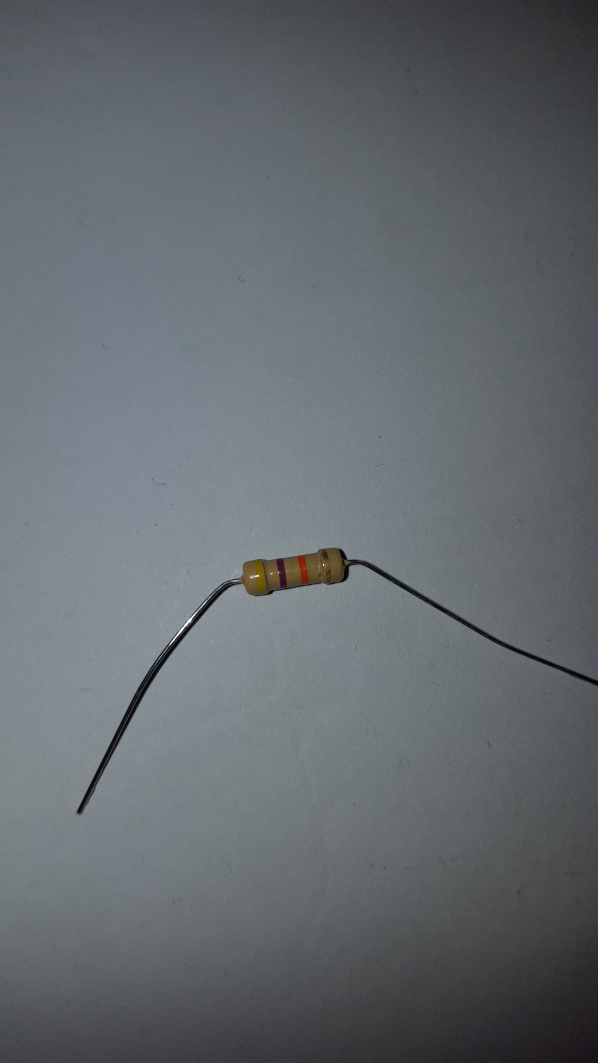
#> input picture resistor_1.jpg, 2988 x 5312 px (shown at 1/5 size)
$ python resistor_identifier.py   (Python 2 division)
#> lines starting #> are read from the running program, lines starting #| are printed output that depends on the picture; after the words box and inside, x2 and y2 are one past the last pixel; in counts of white or black regions, pixels touching at a corner belong together
#!/usr/bin/env python
import numpy as np
import math
import cv2
from time import sleep

# global variables
non_zero_pix = []
top_vals = []
color = []
top_colors_array = []
cx = []
cy = []


def process_image(input_image):

#> called with input_image = 'resistor_1.jpg'
    res = cv2.imread(input_image)
#> res is the input picture: shape (5312, 2988, 3); mean B, G, R 111, 106.1, 100

    res = cv2.resize(res, (640, 480))
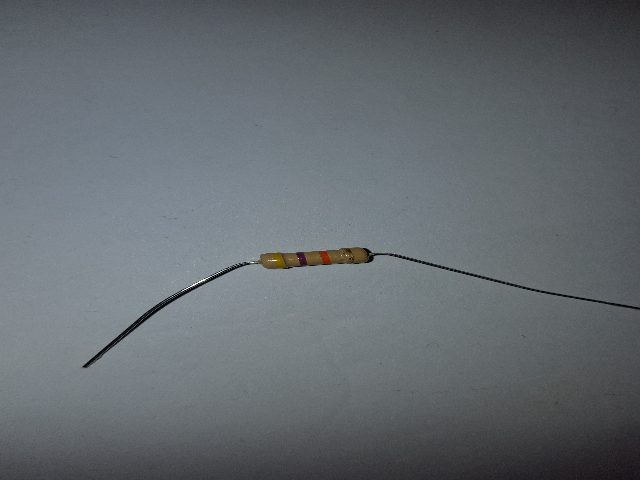
#> res: shape (480, 640, 3); mean B, G, R 110.9, 106, 99.9
    # structuring element, similar to se = ones(5, 5) in MatLab
    kernel = cv2.getStructuringElement(cv2.MORPH_RECT, (7, 7))
    # filter out noise (e.g. white glare/reflection)
    # res = cv2.GaussianBlur(res, (3, 3), 0)
    cv2.waitKey(0)
    gray_res = cv2.cvtColor(res, cv2.COLOR_BGR2GRAY)
    canny_res = cv2.Canny(gray_res, 100, 200)
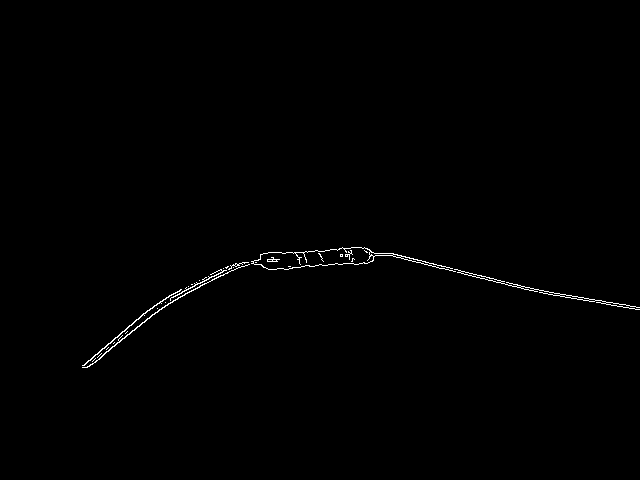
#> canny_res: shape (480, 640); 0.51% white in thin lines or dots, all inside (x1, y1, x2, y2) = (82, 247, 640, 368)

    # dilate edged image
    dilated_res = cv2.dilate(canny_res, kernel)
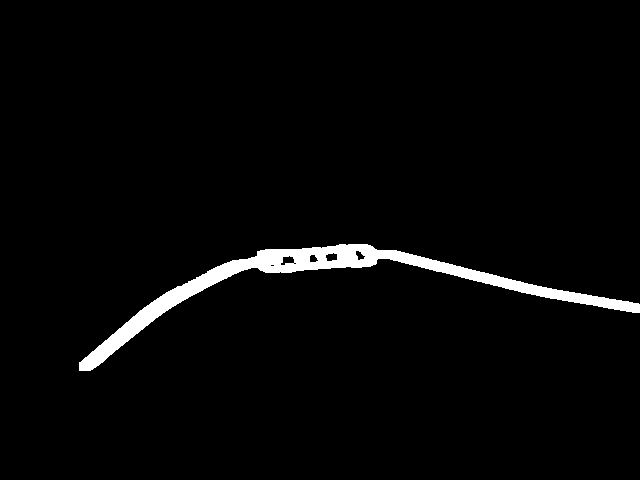
#> dilated_res: shape (480, 640); 2.7% white; 1 white region, box (x1, y1, x2, y2) and area: (79, 244, 640, 371) 8263
    # closing dilated image
    closed_res = cv2.morphologyEx(dilated_res, cv2.MORPH_CLOSE, kernel)
#> closed_res: shape (480, 640); 2.8% white; 1 white region, box (x1, y1, x2, y2) and area: (79, 244, 640, 371) 8508
    # eroding image to get back to normal size
    eroded_res = cv2.erode(closed_res, kernel, iterations = 3)
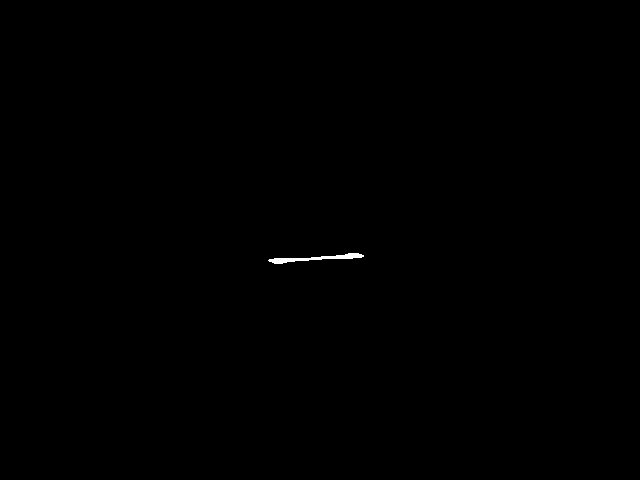
#> eroded_res: shape (480, 640); 0.12% white; 1 white region, box (x1, y1, x2, y2) and area: (268, 253, 364, 264) 373
    # binary filtered image
    filtered_res = cv2.dilate(eroded_res, kernel)
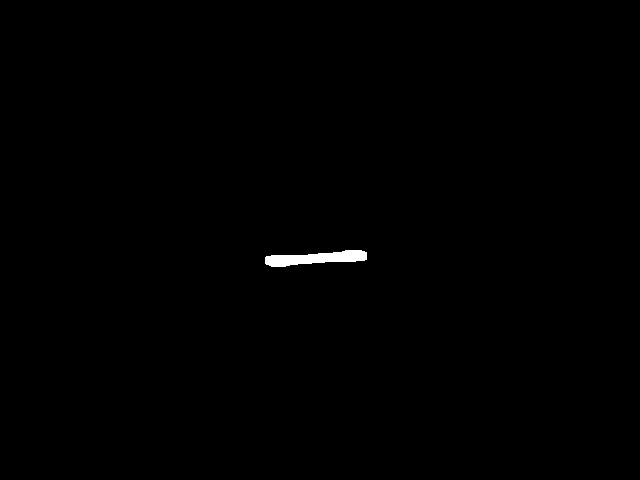
#> filtered_res: shape (480, 640); 0.34% white; 1 white region, box (x1, y1, x2, y2) and area: (265, 250, 367, 267) 1051
    # original image with the filtered image as a binary mask
    mask = filtered_res
    final_res = cv2.bitwise_and(res, res, mask = mask)

# [16 lines of commented-out code are left out]

    cv2.imwrite('final_filtered_res.jpg', final_res)

    identify_colors(final_res)


def identify_colors(processed_image):

    # openCV represents images as NumPy arrays in reverse-color-order
    # each entry in the list below is a tuple of two values, lower and upper limits
    # e.g. red: 100 <= R <= 200, 15 <= G <= 56, 17 <= B <= 50
    color_bounds = [
        ([0, 0, 0], [32, 32, 32]),               # black
        ([50, 70, 80], [80, 100, 120]),          # brown
        ([17, 15, 100], [50, 56, 200]),          # red
        ([0, 75, 200], [51, 153, 255]),          # orange
        ([0, 146, 190], [62, 210, 250]),         # yellow
        ([110, 90, 70], [140, 125, 120]),        # green
        ([86, 31, 4], [220, 88, 50]),            # blue
        ([51, 30, 100], [255, 90, 170]),         # violet
        ([120, 120, 120], [160, 160, 160]),      # gray
        ([161, 161, 161], [255, 255, 255]),      # white
        ([30, 70, 70], [50, 110, 130]),         # gold
        ([180, 180, 180], [195, 195, 195])]      # silver

    global non_zero_pix
    global top_vals
    global color
    global top_colors_array
    global cx, cy
    count = 0
    current_num_pix = 0
    past_num_pix = 0

    for (lower, upper) in color_bounds:

        if count == 0:
            color.append('black')
        elif count == 1:
            color.append('brown')
        elif count == 2:
            color.append('red')
        elif count == 3:
            color.append('orange')
        elif count == 4:
            color.append('yellow')
        elif count == 5:
            color.append('green')
        elif count == 6:
            color.append('blue')
        elif count == 7:
            color.append('violet')
        elif count == 8:
            color.append('gray')
        elif count == 9:
            color.append('white')
        elif count == 10:
            color.append('gold')
        elif count == 11:
            color.append('silver')

        # create NumPy arrays from bounds
        lower = np.array(lower, dtype = "uint8")
        upper = np.array(upper, dtype = "uint8")

        # find colors within specified bounds and apply the mask
        mask = cv2.inRange(processed_image, lower, upper)
        identified_colors = cv2.bitwise_and(processed_image, processed_image, mask = mask)

        # count non-zero pixels in each colored image
        identified_colors_gray = cv2.cvtColor(identified_colors, cv2.COLOR_BGR2GRAY)
        non_zero_pix.append(cv2.countNonZero(identified_colors_gray))

        # compute center of mass
        if non_zero_pix[count] > 0:
            ret, identified_colors_binary = cv2.threshold(identified_colors_gray, 0, 255, cv2.THRESH_BINARY)
            moments = cv2.moments(identified_colors_binary)
            cx.append(int(moments['m10'] / moments['m00']))
            cy.append(int(moments['m01'] / moments['m00']))
        else:
            cx.append(0)
            cy.append(0)

        # show the images
        print('current color: '), color[count]
        print('pixel count '), non_zero_pix[count]
        print('center column of pixels: '), cx[count]
        print
        cv2.imshow('Identified Colors Images', np.hstack([processed_image, identified_colors]))
        cv2.waitKey(0)
    	count += 1
#> this loop made 12 passes
#> (printed output is left out)
#> pass 1, in identify_colors, `ret, identified_colors_binary = cv2.threshold(identified_colors_gray, ..`:
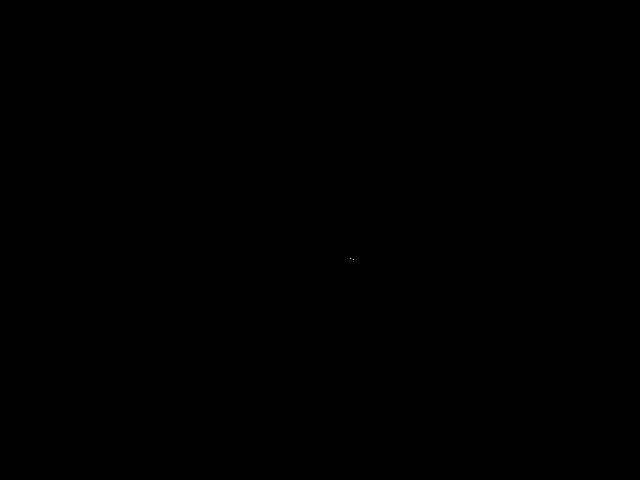
#> identified_colors_binary: shape (480, 640); 0% white in thin lines or dots, all inside (x1, y1, x2, y2) = (350, 258, 354, 260)
#> after the loop: identified_colors_binary: shape (480, 640); 0% white in thin lines or dots, all inside (x1, y1, x2, y2) = (268, 260, 269, 261)
#> after the loop, color = ['black', 'brown', 'red', 'orange', 'yellow', 'green', 'blue', 'violet', 'gray', 'white', 'gold', 'silver']; count = 12; cx = [351, 302, 324, 0, 0, 0, 0, 314, 269, 283, 322, 268]; cy = [258, 257, 256, 0, 0, 0, 0, 257, 260, 259, 257, 260]; non_zero_pix = [2, 209, 5, 0, 0, 0, 0, 62, 1, 9, 448, 1]


    # ignore black, gray, & white
    # TO-DO: filter out white glare in original image
    non_zero_pix[0] = 0
    non_zero_pix[8] = 0
    non_zero_pix[9] = 0

    # sort out top 3 colors found
    top_colors_array = sorted(zip(non_zero_pix, color, cx), reverse = True)[:4]
#> top_colors_array = [(448, 'gold', 322), (209, 'brown', 302), (62, 'violet', 314), (5, 'red', 324)]
    print('top colors found: '), top_colors_array
#| top colors found:  [(448, 'gold', 322), (209, 'brown', 302), (62, 'violet', 314), (5, 'red', 324)]
    print

    calculate_value(top_colors_array)


def calculate_value(color_array):

    # this function will calculate the value of the resistor in the image
    # the value calculated will be based on the input array, which has [(# of non-zero pixels, associated color)]
    # Note: gold represents 0.1 Ohm multiplier, +/- 5%; silver is 0.01 Ohm, +/-10%; neither hold an actual value
    # ans = sorted(zip(color_array[:][:]), reverse = False)[:4]
    cx_ordered = []
    color_ordered = []
    non_zero_pix_ordered = []
    ordered_array = []
    band_color = []
    band_val = [0.0, 0.0, 0.0, 0.0]
    resistor_val = 0.0

    for k in range(0, 4):
        non_zero_pix_ordered.append(color_array[k][0])
        color_ordered.append(color_array[k][1])
        cx_ordered.append(color_array[k][2])
#> after the loop, color_ordered = ['gold', 'brown', 'violet', 'red']; cx_ordered = [322, 302, 314, 324]; non_zero_pix_ordered = [448, 209, 62, 5]

    ordered_array = sorted(zip(cx_ordered, color_ordered, non_zero_pix_ordered), reverse = False)
#> ordered_array = [(302, 'brown', 209), (314, 'violet', 62), (322, 'gold', 448), (324, 'red', 5)]

    print color_ordered
#| ['gold', 'brown', 'violet', 'red']

    for l in range(0, 4):

        if color_ordered[l] == 'black':
            if l == 2:
                band_val[l] = 1
            else:
                band_val[l] = 0

        elif color_ordered[l] == 'brown':
            if l == 2:
                band_val[l] = 10
            else:
                band_val[l] = 1

        elif color_ordered[l] == 'red':
            if l == 2:
                band_val[l] = 100
            else:
                band_val[l] = 2

        elif color_ordered[l] == 'orange':
            if l == 2:
                band_val[l] = 1000
            else:
                band_val[l] = 3

        elif color_ordered[l] == 'yellow':
            if l == 2:
                band_val[l] = 10000
            else:
                band_val[l] = 4

        elif color_ordered[l] == 'green':
            if l == 2:
                band_val[l] = 100000
            else:
                band_val[l] = 5

        elif color_ordered[l] == 'blue':
            if l == 2:
                band_val[l] = 1000000
            else:
                band_val[l] = 6

        elif color_ordered[l] == 'violet':
            if l == 2:
                band_val[l] = 10000000
            else:
                band_val[l] = 7

        elif color_ordered[l] == 'gray':
            band_val[l] = 8

        elif color_ordered[l] == 'white':
            band_val[l] = 9

        elif color_ordered[l] == 'gold':
            if l == 2:
                band_val[l] = 0.1
            elif l == 3:
                band_val[l] = 5.0

        elif color_ordered[l] == 'silver':
            if l == 2:
                band_val[l] = 0.01
            elif l == 3:
                band_val[l] = 10.0
#> after the loop, band_val = [0, 1, 10000000, 2]

    multiplier = band_val[2]
#> multiplier = 10000000
    tolerance = band_val[3]
#> tolerance = 2
    resistor_val = ((10.0 * band_val[0]) + band_val[1]) * multiplier
#> resistor_val = 10000000

    print('ordered left-to-right: '), ordered_array
#| ordered left-to-right:  [(302, 'brown', 209), (314, 'violet', 62), (322, 'gold', 448), (324, 'red', 5)]
    print
    print
    print('This is a  '), resistor_val, (' Ohm resistor')
#| This is a   10000000.0  Ohm resistor
    print('The tolerance is +/- '), tolerance, (' %')
#| The tolerance is +/-  2  %


process_image('resistor_1.jpg')
